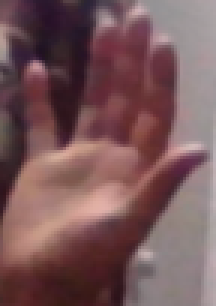
#> input picture hand.png, 72 x 102 px (shown 3 times larger)
$ python -i recog.py   (imports and definitions only)
#> lines starting #> are read from the running program, lines starting #| are printed output that depends on the picture
#------------------------------------------------------------
# SEGMENT, RECOGNIZE and COUNT fingers from a video sequence
#------------------------------------------------------------

# organize imports
import cv2
import imutils
import numpy as np
import time
from sklearn.metrics import pairwise
from directkeys import right_pressed,left_pressed
from directkeys import PressKey, ReleaseKey
import pygetwindow as gw

# [15 lines left out: functions right, left, forward, not called in this run]

# global variables
bg = None

#--------------------------------------------------
# To find the running average over the background
#--------------------------------------------------
# [9 lines left out: function run_avg, not called in this run]

#---------------------------------------------
# To segment the region of hand in the image
#---------------------------------------------
def segment(image, threshold=25):
    global bg
    # find the absolute difference between background and current frame
    diff = cv2.absdiff(bg.astype("uint8"), image)

    # threshold the diff image so that we get the foreground
    thresholded = cv2.threshold(diff, threshold, 255, cv2.THRESH_BINARY)[1]

    # get the contours in the thresholded image
    (cnts, _) = cv2.findContours(thresholded.copy(), cv2.RETR_EXTERNAL, cv2.CHAIN_APPROX_SIMPLE)

    # return None, if no contours detected
    if len(cnts) == 0:
        return
    else:
        # based on contour area, get the maximum contour which is the hand
        segmented = max(cnts, key=cv2.contourArea)
        return (thresholded, segmented)

#--------------------------------------------------------------
# To count the number of fingers in the segmented hand region
#--------------------------------------------------------------
# [150 lines left out: functions count, update_controls, main, not called in this run]

#-----------------
# Execution
#-----------------


# [2 lines not run here, left out]

>>> import cv2
>>> picture = cv2.imread('hand.png', cv2.IMREAD_GRAYSCALE)
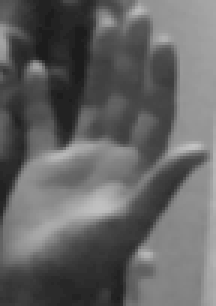
#> picture: shape (102, 72) (shown 3 times larger); min 28, max 194, mean 99.6
>>> result = segment(picture)
#> (the run stopped early here; a loop or call above may not have finished)
